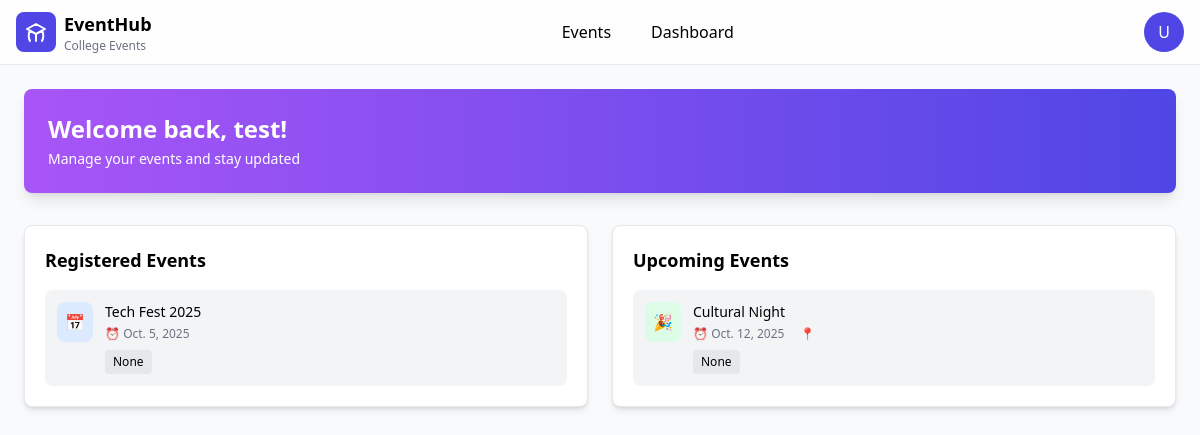
Before: /student_dashboard/ (signed in) with the older database file.
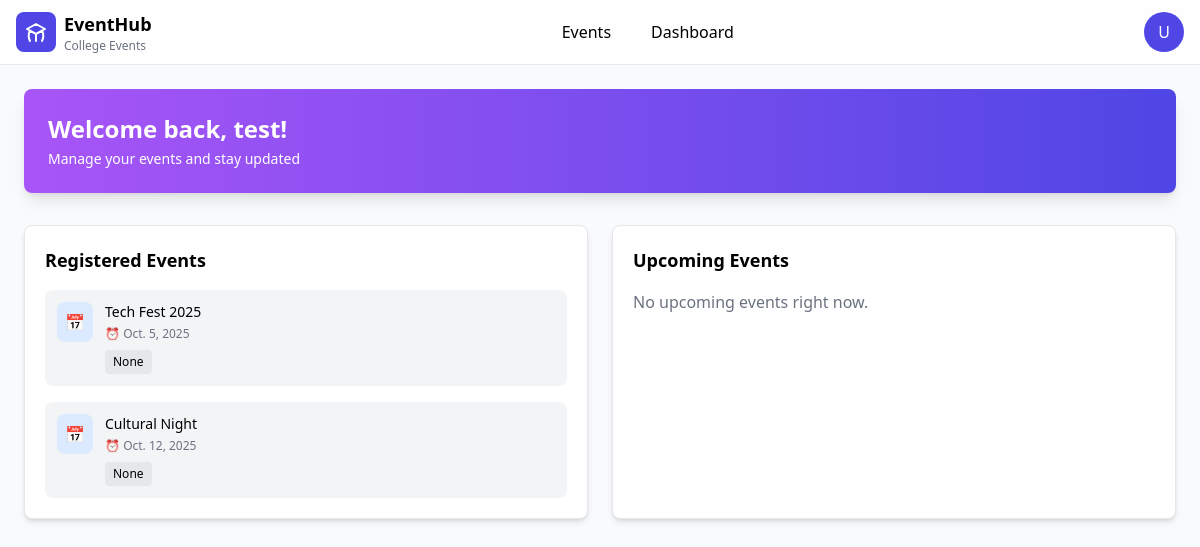
After: the same page with the newer database file.
### app1/models.py (models this page shows, shortened)
class Event(models.Model):
    title = models.CharField(max_length=200)
    description = models.TextField()
    date = models.DateField()
    location = models.CharField(max_length=200)
    time = models.TimeField(default="09:00")
    category = models.CharField(max_length=100, blank=True, null=True)
    max_participants = models.PositiveIntegerField(default=100)
    enrolled_count = models.PositiveIntegerField(default=0)
    image = models.ImageField(upload_to="event_images/", null=True, blank=True)
    venue = models.CharField(max_length=200, default="")   # ✅ new
    poster = models.ImageField(
         upload_to='posters/',                # folder inside media
        null=True, blank=True                 # allow empty posters
    )

### app1/views.py (the view)
# urls.py: path("student_dashboard/", views.student_dashboard_view, name="student_dashboard"),
@login_required
def student_dashboard_view(request):
    user = request.user
    events = Event.objects.all()
    enrollments = Enrollment.objects.filter(student=user)
    registered_events = [enrollment.event for enrollment in enrollments]
    upcoming_events = Event.objects.filter(date__gte=date.today()).exclude(id__in=[e.id for e in registered_events])[:3]
    context = {
        "user": user,
        "registered_events": registered_events,
        "upcoming_events": upcoming_events,
    }
    return render(request, "student_dashboard.html", context)

### frontend/templates/student_dashboard.html (shortened to what this page needs)
{% extends "base.html" %}
{% block content %}
<div class="bg-gradient-to-r from-purple-500 to-indigo-600 text-white p-6 rounded-lg shadow-lg">
  <h1 class="text-2xl font-bold">Welcome back, {{ user.username }}!</h1>
  <p class="text-sm mt-1">Manage your events and stay updated</p>
</div>
<div class="grid grid-cols-1 md:grid-cols-2 gap-6 mt-8">
  <div class="bg-white p-5 rounded-lg shadow-md border">
    <h3 class="text-lg font-semibold mb-4">Registered Events</h3>
    <div class="space-y-4">
      {% for event in registered_events %}
        <div class="flex items-start space-x-3 p-3 bg-gray-100 rounded-lg">
          <div class="bg-blue-100 p-2 rounded-lg">📅</div>
          <div class="flex-1">
            <h4 class="text-sm font-medium">{{ event.title }}</h4>
            <div class="flex gap-4 text-xs text-gray-500 mt-1">
              <span>⏰ {{ event.date }}</span>
            </div>
            <span class="inline-block mt-2 px-2 py-1 bg-gray-200 text-xs rounded">{{ event.category }}</span>
          </div>
        </div>
      {% empty %}
        <p class="text-gray-500">No registered events yet.</p>
      {% endfor %}
    </div>
  </div>
  <div class="bg-white p-5 rounded-lg shadow-md border">
    <h3 class="text-lg font-semibold mb-4">Upcoming Events</h3>
    <div class="space-y-4">
      {% for event in upcoming_events %}
        <div class="flex items-start space-x-3 p-3 bg-gray-100 rounded-lg">
          <div class="bg-green-100 p-2 rounded-lg">🎉</div>
          <div class="flex-1">
            <h4 class="text-sm font-medium">{{ event.title }}</h4>
            <div class="flex gap-4 text-xs text-gray-500 mt-1">
              <span>⏰ {{ event.date }}</span>
              <span>📍 {{ event.location }}</span>
            </div>
            <span class="inline-block mt-2 px-2 py-1 bg-gray-200 text-xs rounded">{{ event.category }}</span>
          </div>
        </div>
      {% empty %}
        <p class="text-gray-500">No upcoming events right now.</p>
      {% endfor %}
    </div>
  </div>
</div>
{% endblock %}

Changed rows visible on the page:
changed Event "Cultural Night": moves from the list under "Upcoming Events" to the list under "Registered Events"
Other visible differences:
text now shown: "No upcoming events right now."
